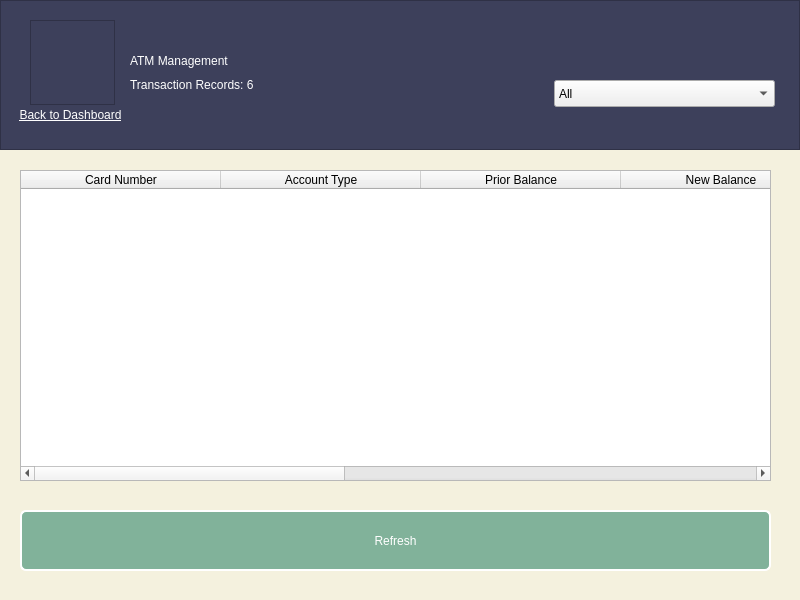
<?xml version="1.0" encoding="UTF-8"?>
<ui version="4.0">
 <class>BookList_Admin</class>
 <widget class="QWidget" name="BookList_Admin">
  <property name="geometry">
   <rect>
    <x>0</x>
    <y>0</y>
    <width>800</width>
    <height>600</height>
   </rect>
  </property>
  <property name="windowTitle">
   <string>Book List</string>
  </property>
  <property name="windowIcon">
   <iconset resource="res.qrc">
    <normaloff>:/icons/icons/library.png</normaloff>:/icons/icons/library.png</iconset>
  </property>
  <property name="styleSheet">
   <string notr="true">#BookList_Admin
{
	background-color: rgb(244, 241, 222);
	color: rgb(61, 64, 91);
}
QPushButton
{
	font: 10pt &quot;IRANYekan&quot;;
	background-color: rgb(224, 122, 95);
	color: rgb(255, 255, 255);
    border: 2px solid rgb(255, 255, 255);
    border-radius: 6px;
}
QPushButton:hover
{
	background-color: rgb(242, 204, 143);
}
QPushButton#pushButton_refresh
{
	background-color: rgb(129, 178, 154);
}
QPushButton:hover#pushButton_refresh
{
	background-color: rgb(242, 204, 143);
}</string>
  </property>
  <widget class="QFrame" name="frame_top">
   <property name="geometry">
    <rect>
     <x>0</x>
     <y>0</y>
     <width>800</width>
     <height>150</height>
    </rect>
   </property>
   <property name="styleSheet">
    <string notr="true">background-color: rgb(61, 64, 91);
color: rgb(255, 255, 255);</string>
   </property>
   <property name="frameShape">
    <enum>QFrame::StyledPanel</enum>
   </property>
   <property name="frameShadow">
    <enum>QFrame::Raised</enum>
   </property>
   <widget class="QFrame" name="frame">
    <property name="geometry">
     <rect>
      <x>30</x>
      <y>20</y>
      <width>85</width>
      <height>85</height>
     </rect>
    </property>
    <property name="styleSheet">
     <string notr="true">image: url(:/icons/icons/bookshelves.png);</string>
    </property>
    <property name="frameShape">
     <enum>QFrame::StyledPanel</enum>
    </property>
    <property name="frameShadow">
     <enum>QFrame::Raised</enum>
    </property>
   </widget>
   <widget class="QLabel" name="label_title">
    <property name="geometry">
     <rect>
      <x>130</x>
      <y>45</y>
      <width>451</width>
      <height>31</height>
     </rect>
    </property>
    <property name="styleSheet">
     <string notr="true">font: 75 14pt &quot;IRANYekan&quot;;</string>
    </property>
    <property name="text">
     <string>ATM Management</string>
    </property>
   </widget>
   <widget class="QLabel" name="label">
    <property name="geometry">
     <rect>
      <x>130</x>
      <y>75</y>
      <width>320</width>
      <height>20</height>
     </rect>
    </property>
    <property name="styleSheet">
     <string notr="true">font: 25 10pt &quot;IRANYekan Light&quot;;</string>
    </property>
    <property name="text">
     <string>Transaction Records: 6</string>
    </property>
   </widget>
   <widget class="QPushButton" name="pushButton_backtodash">
    <property name="geometry">
     <rect>
      <x>10</x>
      <y>105</y>
      <width>121</width>
      <height>20</height>
     </rect>
    </property>
    <property name="styleSheet">
     <string notr="true">border: 0px;
text-decoration: underline;
font: 25 7pt &quot;IRANYekan Light&quot;;</string>
    </property>
    <property name="text">
     <string>&amp;Back to Dashboard</string>
    </property>
    <property name="flat">
     <bool>true</bool>
    </property>
   </widget>
  </widget>
  <widget class="QTableWidget" name="tableWidget">
   <property name="geometry">
    <rect>
     <x>20</x>
     <y>170</y>
     <width>751</width>
     <height>311</height>
    </rect>
   </property>
   <property name="alternatingRowColors">
    <bool>true</bool>
   </property>
   <property name="selectionMode">
    <enum>QAbstractItemView::SingleSelection</enum>
   </property>
   <property name="selectionBehavior">
    <enum>QAbstractItemView::SelectRows</enum>
   </property>
   <property name="sortingEnabled">
    <bool>true</bool>
   </property>
   <attribute name="horizontalHeaderDefaultSectionSize">
    <number>200</number>
   </attribute>
   <column>
    <property name="text">
     <string>Card Number</string>
    </property>
   </column>
   <column>
    <property name="text">
     <string>Account Type</string>
    </property>
   </column>
   <column>
    <property name="text">
     <string>Prior Balance</string>
    </property>
   </column>
   <column>
    <property name="text">
     <string>New Balance</string>
    </property>
   </column>
   <column>
    <property name="text">
     <string>Transaction Amount</string>
    </property>
   </column>
   <column>
    <property name="text">
     <string>Transaction Type</string>
    </property>
   </column>
   <column>
    <property name="text">
     <string>Date</string>
    </property>
   </column>
  </widget>
  <widget class="QWidget" name="horizontalLayoutWidget">
   <property name="geometry">
    <rect>
     <x>20</x>
     <y>510</y>
     <width>751</width>
     <height>61</height>
    </rect>
   </property>
   <layout class="QHBoxLayout" name="horizontalLayout">
    <item>
     <widget class="QPushButton" name="pushButton_refresh">
      <property name="sizePolicy">
       <sizepolicy hsizetype="Expanding" vsizetype="Expanding">
        <horstretch>0</horstretch>
        <verstretch>0</verstretch>
       </sizepolicy>
      </property>
      <property name="text">
       <string>Refresh</string>
      </property>
     </widget>
    </item>
   </layout>
  </widget>
  <widget class="QComboBox" name="transactionListType">
   <property name="geometry">
    <rect>
     <x>554</x>
     <y>80</y>
     <width>221</width>
     <height>27</height>
    </rect>
   </property>
   <property name="toolTip">
    <string>Search by:</string>
   </property>
   <item>
    <property name="text">
     <string>All</string>
    </property>
   </item>
   <item>
    <property name="text">
     <string>Chequing</string>
    </property>
   </item>
   <item>
    <property name="text">
     <string>Savings</string>
    </property>
   </item>
  </widget>
 </widget>
 <resources>
  <include location="res.qrc"/>
 </resources>
 <connections/>
</ui>
